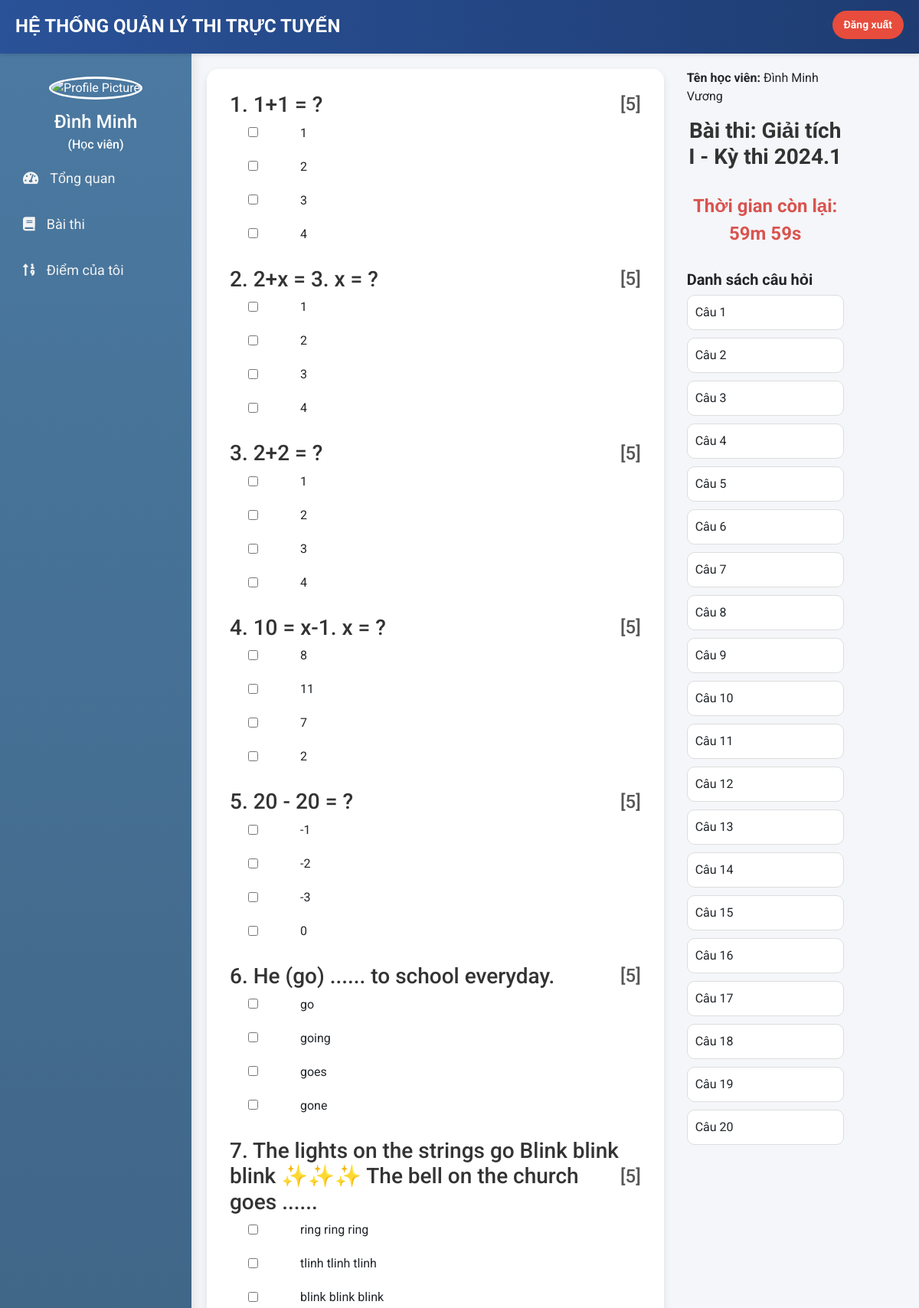
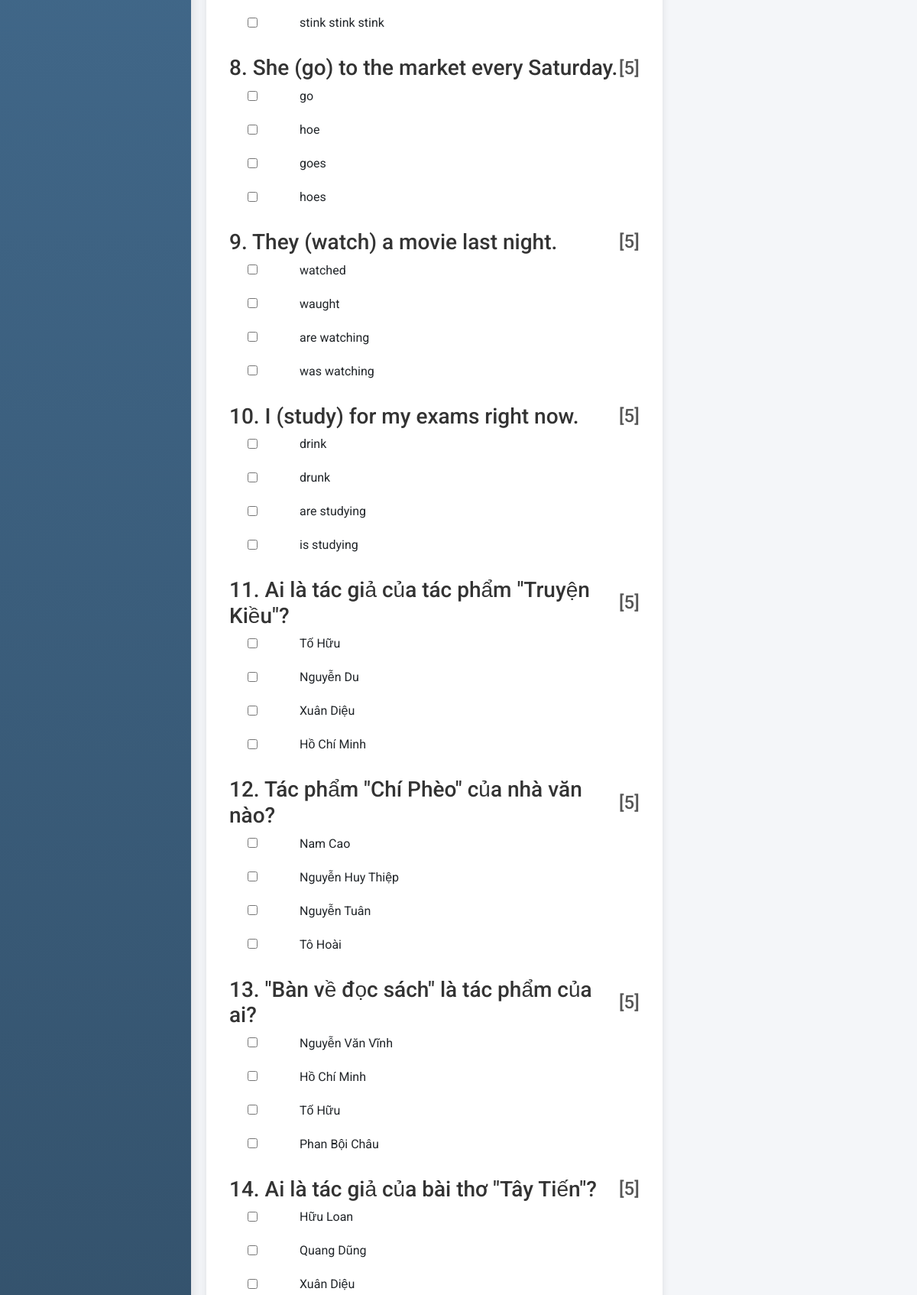
The app's page /student/start-exam/9 (signed in, upper part) with its own data (2 pictures, top to bottom).
### exam/models.py (models this page shows, shortened)
class Question(models.Model):
    course = models.ForeignKey(Course, on_delete=models.CASCADE)
    marks = models.PositiveIntegerField()
    question = models.CharField(max_length=600)
    option1 = models.CharField(max_length=200, blank=True, null=False)
    option2 = models.CharField(max_length=200, blank=True, null=True)
    option3 = models.CharField(max_length=200, blank=True, null=True)
    option4 = models.CharField(max_length=200, blank=True, null=True)
    option5 = models.CharField(max_length=200, blank=True, null=True)
    option6 = models.CharField(max_length=200, blank=True, null=True)
    correct_answers = models.TextField()  # Store correct answers as a JSON string

class Course(models.Model):
    course_name = models.CharField(max_length=50)
    question_number = models.PositiveIntegerField()
    total_marks = models.PositiveIntegerField()

### student/views.py (the view)
# urls.py: path('start-exam/<int:pk>', views.start_exam_view,name='start-exam'),
@login_required(login_url='studentlogin')
@user_passes_test(is_student)
def start_exam_view(request, pk):
    course = QMODEL.Course.objects.get(id=pk)
    questions = QMODEL.Question.objects.all().filter(course=course)
    for question in questions:
        question.num_options = sum(1 for option in [question.option1, question.option2, question.option3,
                                                     question.option4, question.option5, question.option6]
                                    if option is not None and option != "None")  # Kiểm tra không phải "None"
        question.options = [
            question.option1,
            question.option2,
            question.option3,
            question.option4,
            question.option5,
            question.option6
        ][:question.num_options]  # Trả về danh sách đáp án hợp lệ (không phải None hoặc "None")
        print(question.options)
    response = render(request, 'student/start_exam.html', {'course': course, 'questions': questions})
    response.set_cookie('course_id', course.id)
    return response

### student/views.py (called while the page is built)
def is_student(user):
    return user.groups.filter(name='STUDENT').exists()

### templates/student/start_exam.html (shortened to what this page needs)
{% extends 'student/studentbase.html' %}
{% block content %}
{% load static %}
<head>
    <link href="https://maxcdn.bootstrapcdn.com/bootstrap/4.5.2/css/bootstrap.min.css" rel="stylesheet">
</head>
<div class="row">
    <div class="col-md-8">
        <div class="form-container">
            <form class="form" autocomplete="off" action="/student/calculate-marks" method="POST">
                {% for q in questions %}
                <div class="question-container" id="question_{{ q.id }}" onclick="highlightQuestion({{ q.id }})">
                    <div class="d-flex justify-content-between align-items-center">
                        <div class="question-header">
                            <h3>{{ forloop.counter }}. {{ q.question }}</h3>
                        </div>
                        <div class="question-marks">
                            <h4>[{{ q.marks }}]</h4>
                        </div>
                    </div>
                    {% if q.option1 %}
                    <div class="form-check mx-4">
                        <input class="form-check-input" type="checkbox" name="question_{{ q.id }}_Option1" id="option1_{{ q.id }}" value="Option1">
                        <label class="form-check-label ml-5" for="option1_{{ q.id }}">{{ q.option1 }}</label>
                    </div>
                    {% endif %}
                    {% if q.option2 %}
                    <div class="form-check mx-4">
                        <input class="form-check-input" type="checkbox" name="question_{{ q.id }}_Option2" id="option2_{{ q.id }}" value="Option2">
                        <label class="form-check-label ml-5" for="option2_{{ q.id }}">{{ q.option2 }}</label>
                    </div>
                    {% endif %}
                    {% if q.option3 %}
                    <div class="form-check mx-4">
                        <input class="form-check-input" type="checkbox" name="question_{{ q.id }}_Option3" id="option3_{{ q.id }}" value="Option3">
                        <label class="form-check-label ml-5" for="option3_{{ q.id }}">{{ q.option3 }}</label>
                    </div>
                    {% endif %}
                    {% if q.option4 %}
                    <div class="form-check mx-4">
                        <input class="form-check-input" type="checkbox" name="question_{{ q.id }}_Option4" id="option4_{{ q.id }}" value="Option4">
                        <label class="form-check-label ml-5" for="option4_{{ q.id }}">{{ q.option4 }}</label>
                    </div>
                    {% endif %}
                </div>
                {% endfor %}
            </form>
        </div>
    </div>
    <div class="col-md-3">
        <div class="student-info-container">
            <p><strong>Tên học viên:</strong> {{ request.user.first_name }} {{ request.user.last_name }}</p>
            <h2>Bài thi: {{ course.course_name }}</h2>
            <div id="timer">Thời gian còn lại: <span id="time"></span></div>
            <h5><strong>Danh sách câu hỏi</strong></h5>
            <div id="questions-summary">
                {% for q in questions %}
                    <div class="question-box" id="question_{{ q.id }}" onclick="highlightQuestion({{ q.id }})">
                        Câu {{ forloop.counter }} <span id="answer_{{ q.id }}"></span>
                    </div>
                {% endfor %}
            </div>
        </div>
    </div>
</div>
<br><br><br><br><br><br>
{% endblock content %}

### templates/student/studentbase.html (shortened to what this page needs)
<!DOCTYPE html>
{% load static %}
<html lang="en" dir="ltr">
<head>
  <link rel="stylesheet" href="https://maxcdn.bootstrapcdn.com/bootstrap/4.4.1/css/bootstrap.min.css">
  <link rel="stylesheet" href="https://cdnjs.cloudflare.com/ajax/libs/font-awesome/5.12.1/css/all.min.css">
</head>
<body>
  <header>
    <div class="left_area">
      <h3>Hệ Thống Quản Lý Thi Trực Tuyến</h3>
    </div>
    <a href="/logout" class="logout_btn">Đăng xuất</a>
  </header>
  <div class="sidebar" id="sidebar">
    <center>
        {% if request.user.student.profile_pic %}
            <img src="{% static request.user.student.profile_pic.url %}" class="profile_image" alt="Profile Picture">
        {% else %}
            <img src="{% static 'image/student.png' %}" class="profile_image" alt="Default Avatar">
        {% endif %}
        <h4>{{ request.user.first_name }}</h4>
        <h6>(Học viên)</h6>
    </center>
    <a href="/student/student-dashboard"><i class="fas fa-tachometer-alt"></i><span>Tổng quan</span></a>
    <a href="/student/student-exam"><i class="fas fa-book"></i><span>Bài thi</span></a>
    <a href="/student/student-marks"><i class="fas fa-sort-numeric-up"></i><span>Điểm của tôi</span></a>
  </div>
  <div class="content" id="content">
    {% block content %}{% endblock content %}
  </div>
</body>
</html>

### templates/student/studentbase.html (style rules this page uses)
body { margin: 0; padding: 0; font-family: 'Roboto', sans-serif; background-color: #f4f6f9; }
header { position: fixed; top: 0; left: 0; width: 100%; height: 70px; padding: 20px; z-index: 2; background: linear-gradient(to right, #2a5298, #1e3c72); color: #fff; box-shadow: 0 2px 5px rgba(0, 0, 0, 0.1); }
.left_area h3 { margin: 0; text-transform: uppercase; font-size: 24px; font-weight: 700; }
.logout_btn { padding: 8px 15px; background: #e74c3c; text-decoration: none; color: white; border-radius: 25px; font-size: 14px; font-weight: 600; float: right; margin-top: -35px; }
.sidebar { position: fixed; top: 70px; left: 0; width: 250px; height: calc(100% - 70px); background: linear-gradient(to bottom, #4b79a1, #283e51); color: white; padding-top: 30px; box-shadow: 2px 0 15px rgba(0, 0, 0, 0.1); z-index: 1; transition: all 0.3s ease; }
.sidebar .profile_image { width: 120px; height: 120px; border-radius: 50%; margin-bottom: 10px; border: 3px solid #fff; }
.sidebar h4, .sidebar h6 { color: white; margin: 5px 0; }
.sidebar a { color: #f3f3f3; font-size: 18px; display: block; line-height: 60px; padding: 0 30px; text-decoration: none; transition: all 0.3s ease; }
.sidebar i { padding-right: 15px; }
.content { margin-left: 250px; padding: 20px; margin-top: 70px; transition: margin-left 0.3s ease; }

### templates/student/start_exam.html (style rules this page uses)
body { font-family: 'Roboto', sans-serif; background-color: #f4f6f9; }
h2 { font-size: 28px; font-weight: 700; color: #333; margin-bottom: 30px; text-align: center; }
.form-container { background-color: #fff; padding: 30px; border-radius: 15px; box-shadow: 0 4px 10px rgba(0, 0, 0, 0.1); max-width: 800px; margin: auto; }
.question-box { padding: 10px; margin-bottom: 10px; background-color: white; border: 1px solid #ddd; border-radius: 10px; cursor: pointer; transition: background-color 0.3s ease; }
#timer { font-size: 24px; font-weight: bold; color: #d9534f; text-align: center; margin-bottom: 30px; }
.form-check-label { font-size: 16px; }
.form-check { margin-bottom: 20px; }
.question-container { margin-bottom: 30px; }
.question-header { font-size: 18px; font-weight: 600; color: #333; }
.question-marks { font-size: 16px; color: #555; text-align: right; }

### records on screen
Question: question "1+1 = ?", marks "5", option1 "1", option2 "2", option3 "3", option4 "4"
Question: question "2+x = 3. x = ?", marks "5", option1 "1", option2 "2", option3 "3", option4 "4"
Question: question "2+2 = ?", marks "5", option1 "1", option2 "2", option3 "3", option4 "4"
Question: question "10 = x-1. x = ?", marks "5", option1 "8", option2 "11", option3 "7", option4 "2"
Question: question "20 - 20 = ?", marks "5", option1 "-1", option2 "-2", option3 "-3", option4 "0"
Question: question "He (go) ...... to school everyday.", marks "5", option1 "go", option2 "going", option3 "goes", option4 "gone"
Question: question "The lights on the strings go Blink blink blink ✨✨✨ The bell on the church goes ......", marks "5", option1 "ring ring ring", option2 "tlinh tlinh tlinh", option3 "blink blink blink", option4 "stink stink stink"
Question: question "She (go) to the market every Saturday.", marks "5", option1 "go", option2 "hoe", option3 "goes", option4 "hoes"
Question: question "They (watch) a movie last night.", marks "5", option1 "watched", option2 "waught", option3 "are watching", option4 "was watching"
Question: question "I (study) for my exams right now.", marks "5", option1 "drink", option2 "drunk", option3 "are studying", option4 "is studying"
Question: question "Ai là tác giả của tác phẩm \"Truyện Kiều\"?", marks "5", option1 "Tố Hữu", option2 "Nguyễn Du", option3 "Xuân Diệu", option4 "Hồ Chí Minh"
Question: question "Tác phẩm \"Chí Phèo\" của nhà văn nào?", marks "5", option1 "Nam Cao", option2 "Nguyễn Huy Thiệp", option3 "Nguyễn Tuân", option4 "Tô Hoài"
Question: question "\"Bàn về đọc sách\" là tác phẩm của ai?", marks "5", option1 "Nguyễn Văn Vĩnh", option2 "Hồ Chí Minh", option3 "Tố Hữu", option4 "Phan Bội Châu"
Question: question "Ai là tác giả của bài thơ \"Tây Tiến\"?", marks "5", option1 "Hữu Loan", option2 "Quang Dũng", option3 "Xuân Diệu"
Course: course_name "Giải tích I - Kỳ thi 2024.1"

### other values on screen
{{ request.user.first_name }} "Đình Minh"
{{ request.user.last_name }} "Vương"
